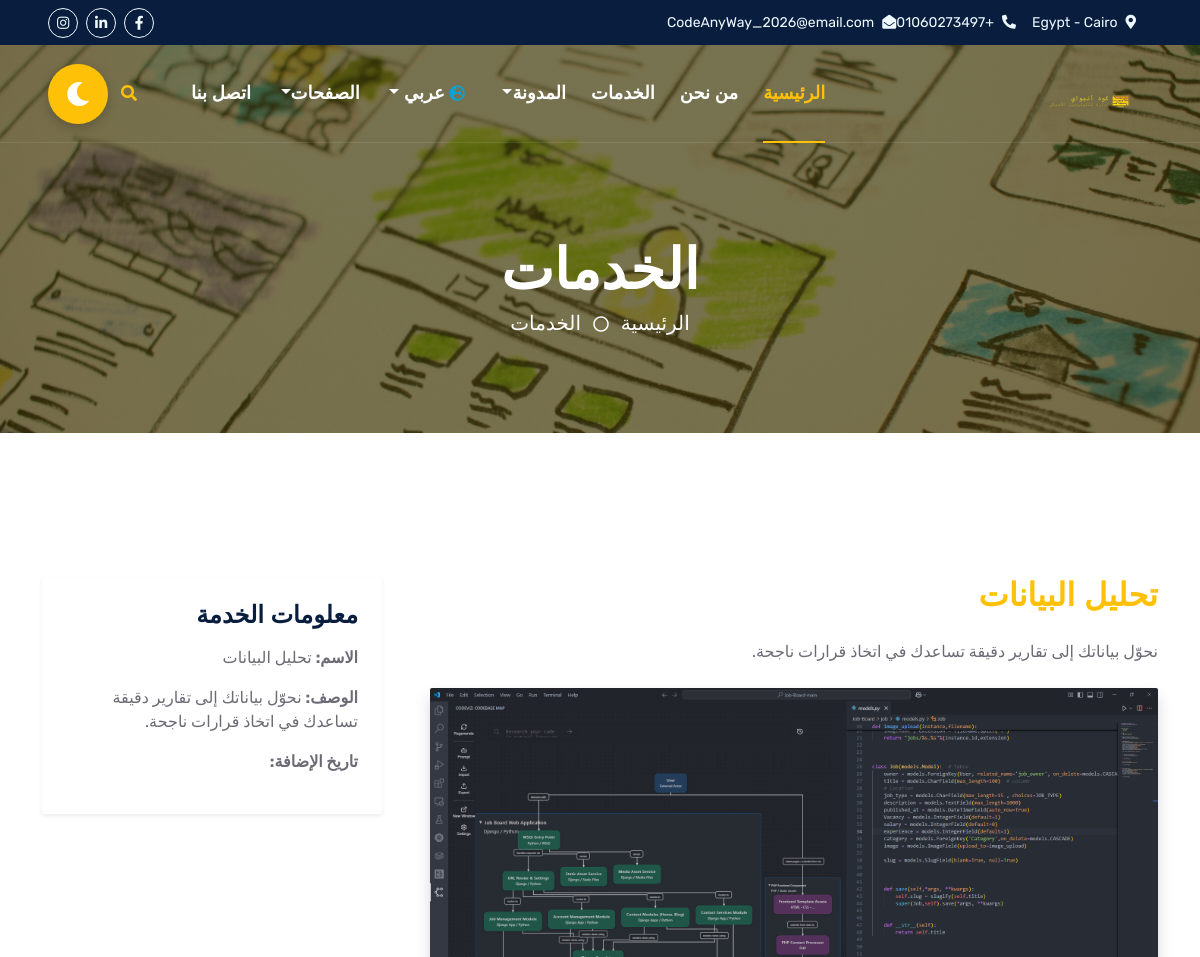
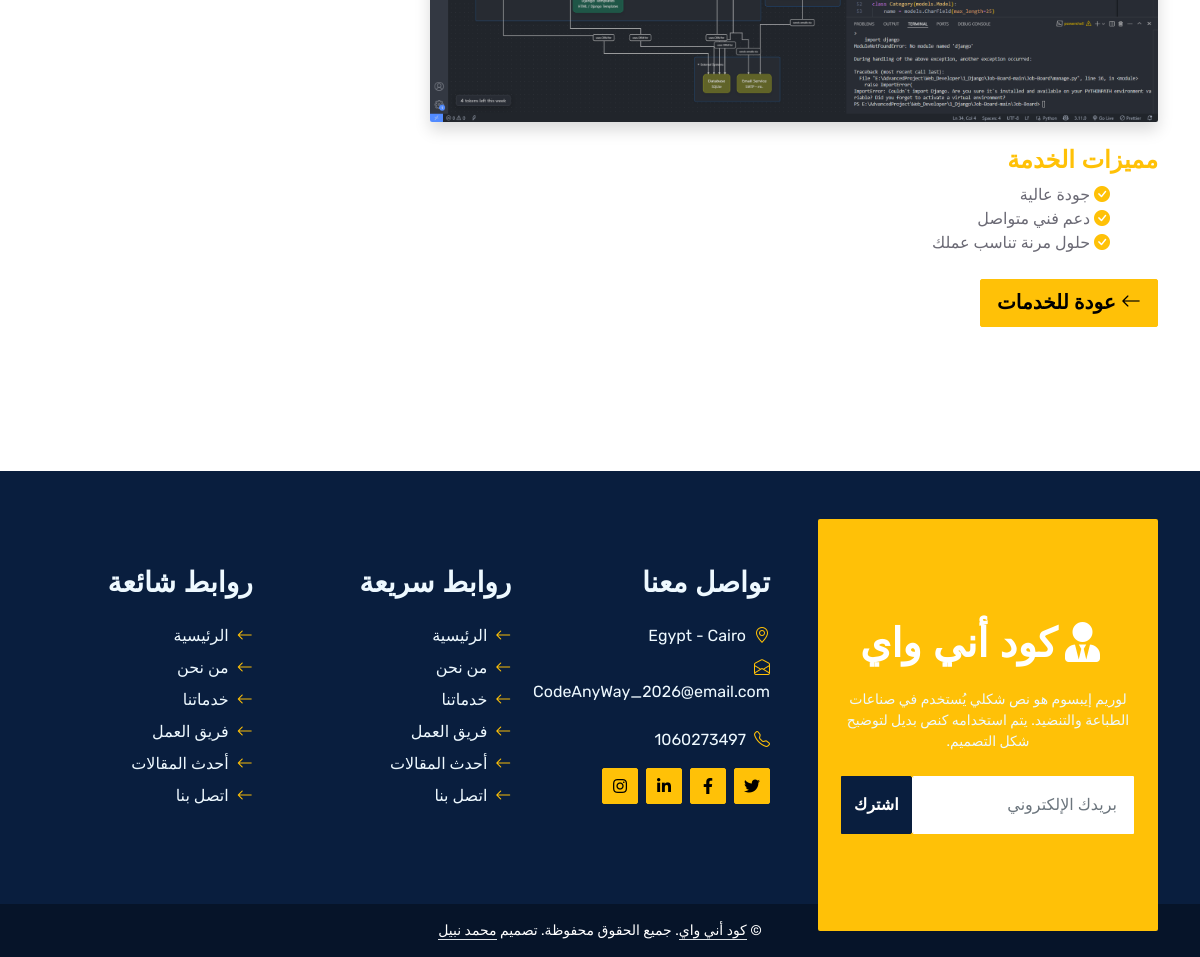
Screenshot of /ar/services/data-analytics/ with the database file from the repository (2 pictures, top to bottom).
### contact/models.py (models this page shows, shortened)
class info(models.Model):
    phone_contact = models.IntegerField(null=True, blank=True)
    email_contact = models.EmailField(max_length=25, null=True, blank=True)
    location_contact = models.CharField(max_length=60, null=True, blank=True)
    location_contact_ar = models.CharField(max_length=60, null=True, blank=True)
    iframe_map_contact = models.CharField(null=True, blank=True)
    class Meta:
        db_table = ''
        managed = True
        verbose_name = 'Info'
        verbose_name_plural = 'Info'

class social_media_info(models.Model):
    icon_name = models.CharField(max_length=255, blank=True, null=True)
    link = models.URLField(max_length=255, blank=True, null=True)
    created_at = models.DateTimeField(auto_now_add=True)
    updated_at = models.DateTimeField(auto_now=True)
    class Meta:
        verbose_name = ("social media icon")
        verbose_name_plural = ("social media icons")

### hero/models.py (models this page shows, shortened)
class HeroSlider(models.Model):
    title_site = models.CharField(max_length=200)
    title_site_ar = models.CharField(max_length=200)
    logo_site = models.ImageField(upload_to='hero_images/')
    logo_site_ar = models.ImageField(upload_to='hero_images/')
    favicon_site = models.ImageField(upload_to='hero_images/')
    created_at = models.DateTimeField(auto_now_add=True)
    class Meta:
        verbose_name = "Hero Slider"
        verbose_name_plural = "Hero Sliders"

### services/models.py (models this page shows, shortened)
class ServiceItem(models.Model):
    service_start = models.ForeignKey(Category_Service, related_name='service_items', on_delete=models.CASCADE)
    service_name = models.CharField(max_length=255, null=True, blank=True)
    service_name_ar = models.CharField(max_length=255, null=True, blank=True)
    service_details = models.TextField(null=True, blank=True)
    service_details_ar = models.TextField(null=True, blank=True)
    image = models.ImageField(upload_to='service_items/')
    slug = models.SlugField(unique=True, blank=True, null=True)
    class Meta:
        verbose_name = "Service Item"
        verbose_name_plural = "Service Items"

### services/views.py (the view)
# urls.py: path('<slug:slug>/', views.service_detail, name='service_detail'),
def service_detail(request, slug):
    service_item = ServiceItem.objects.filter(slug=slug).first()
    info_contact = info.objects.first()
    social_media_contacts = social_media_info.objects.all()
    hero_sliders = HeroSlider.objects.first()
    heroes = Hero.objects.all()
    context = {
        'service_item': service_item,
        'info_contact': info_contact,
        'social_media_contacts': social_media_contacts,
        'hero_sliders': hero_sliders,
        'heroes': heroes,
    }
    return render(request, 'home_services/service_detail.html', context)

### services/templates/home_services/service_detail.html (shortened to what this page needs)
{% extends "base.html" %}
{% load static %}
{% load i18n %}
{% block content_ar %}
    <div class="container-fluid bg-primary py-5 bg-header mb-5" dir="rtl">
        <div class="row py-5">
            <div class="col-12 pt-lg-5 mt-lg-5 text-center">
                <h1 class="display-4 text-white animated zoomIn">الخدمات</h1>
                <a href="{% url 'core:home' %}" class="h5 text-white">الرئيسية</a>
                <i class="far fa-circle text-white px-2"></i>
                <a href="{% url 'services' %}" class="h5 text-white">الخدمات</a>
            </div>
        </div>
    </div>
    <div id="service-details" class="container-fluid py-5 wow fadeInUp" data-wow-delay="0.1s" dir="rtl">
        <div class="container py-5">
            <div class="row g-5">
                <div class="col-lg-8">
                    <h2 class="mb-4 text-warning">{{ service_item.service_name_ar }}</h2>
                    <p class="mb-4">{{ service_item.service_details_ar }}</p>
                    {% if service_item.image %}
                    <div class="mb-4">
                        <img src="{{ service_item.image.url }}" alt="{{ service_item.service_name_ar }}" class="img-fluid rounded shadow">
                    </div>
                    {% endif %}
                    <div class="mb-4">
                        <h4 class="text-warning">مميزات الخدمة</h4>
                        <ul class="list-unstyled">
                            <li><i class="bi bi-check-circle-fill text-warning me-2"></i> جودة عالية</li>
                            <li><i class="bi bi-check-circle-fill text-warning me-2"></i> دعم فني متواصل</li>
                            <li><i class="bi bi-check-circle-fill text-warning me-2"></i> حلول مرنة تناسب عملك</li>
                        </ul>
                    </div>
                    <a class="btn btn-lg btn-warning rounded" href="{% url 'services' %}">
                        <i class="bi bi-arrow-left"></i> عودة للخدمات
                    </a>
                </div>
                <div class="col-lg-4">
                    <div class="service-sidebar rounded p-4 shadow-sm">
                        <h4 class="mb-3">معلومات الخدمة</h4>
                        <p><strong>الاسم:</strong> {{ service_item.service_name_ar }}</p>
                        <p><strong>الوصف:</strong> {{ service_item.service_details_ar|truncatewords:20 }}</p>
                        <p><strong>تاريخ الإضافة:</strong> {{ service_item.created_at|date:"Y-m-d" }}</p>
                    </div>
                </div>
            </div>
        </div>
    </div>
{% endblock content_ar %}

### templates/parts/topbar.html (shortened to what this page needs)
{% load static %}
{% load i18n %}
{% if LANGUAGE_CODE == 'ar' %}
    <div class="container-fluid bg-dark px-5 d-none d-lg-block" dir="rtl">
        <div class="row gx-0">
            <div class="col-lg-8 text-center text-lg-end mb-2 mb-lg-0">
                <div class="d-inline-flex align-items-center" style="height: 45px;">
                    <small class="me-3 text-light"><i class="fa fa-map-marker-alt ms-2"></i>{{ info_contact.location_contact }}</small>
                    <small class="me-3 text-light"><i class="fa fa-phone-alt ms-2"></i>+0{{ info_contact.phone_contact }}</small>
                    <small class="text-light"><i class="fa fa-envelope-open ms-2"></i>{{ info_contact.email_contact }}</small>
                </div>
            </div>
            <div class="col-lg-4 text-center text-lg-start">
                <div class="d-inline-flex align-items-center" style="height: 45px;">
                    {% for social in social_media_contacts %}
                        <a class="btn btn-sm btn-outline-light btn-sm-square rounded-circle me-2" href="{{ social.link }}"><i class="fab {{ social.icon_name }} fw-normal"></i></a>
                    {% endfor %}
                </div>
            </div>
        </div>
    </div>
{% endif %}

### templates/parts/navbar.html (shortened to what this page needs)
{% load static %}
{% load i18n %}
{% if LANGUAGE_CODE == 'ar' %}
    <div class="container-fluid position-relative p-0" dir="rtl">
        <nav class="navbar navbar-expand-lg navbar-dark px-5 py-3 py-lg-0">
                <h1 class="m-0">
                    <a href="{% url 'core:home' %}" class="navbar-brand p-0">
                        {% if hero_sliders %}
                            <img src="{{ hero_sliders.logo_site_ar.url }}" alt="الشعار" style="width: 30%; height: 100%;">
                        {% else %}
                            <img src="{% static 'img/2-textcode.png' %}" alt="الشعار" style="width: 30%; height: 100%;">
                        {% endif %}
                    </a>
                </h1>
            <div class="collapse navbar-collapse" id="navbarCollapse">
                <div class="navbar-nav me-auto py-0 text-end" style="width: max-content;">
                    <a href="{% url 'core:home' %}" class="nav-item nav-link active">الرئيسية</a>
                    <a href="{% if home %}#about{% else %}{% url 'core:home' %}#about{% endif %}" class="nav-item nav-link">من نحن</a>
                    <a href="{% if home %}#services{% else %}{% url 'services' %}#services{% endif %}" class="nav-item nav-link">الخدمات</a>
                    <div class="nav-item dropdown">
                        <a href="#" class="nav-link dropdown-toggle" data-bs-toggle="dropdown">المدونة</a>
                    </div>
                    <div class="nav-item dropdown">
                        <form action="{% url 'set_language' %}" method="post" class="d-inline">
                            <a href="#" class="nav-link dropdown-toggle" data-bs-toggle="dropdown">
                            <small><i class="fas fa-globe-europe text-primary me-2"></i></small>
                            {% get_current_language as LANGUAGE_CODE %}
                            {% if LANGUAGE_CODE == "ar" %}
                                عربي
                            {% else %}
                                English
                            {% endif %}
                            </a>
                        </form>
                    </div>
                    <div class="nav-item dropdown">
                        <a href="#" class="nav-link dropdown-toggle" data-bs-toggle="dropdown">الصفحات</a>
                    </div>
                    <a href="{% url 'contact:contact_home' %}" class="nav-item nav-link">اتصل بنا</a>
                </div>
                <div class="d-flex align-items-center">
                    <button type="button" class="btn text-warning me-3" data-bs-toggle="modal" data-bs-target="#searchModal">
                        <i class="fa fa-search"></i>
                    </button>
                    <button class="dark-mode-btn" id="darkModeToggle">
                        <i class="fas fa-moon" id="darkModeIcon"></i>
                    </button>
                </div>
            </div>
        </nav>
    </div>
{% endif %}

### templates/parts/footer.html (shortened to what this page needs)
{% load static %}
{% load i18n %}
{% if LANGUAGE_CODE == 'ar' %}
    <div class="container-fluid bg-dark text-light mt-5 wow fadeInUp" data-wow-delay="0.1s" dir="rtl">
        <div class="container py-5">
            <div class="row gx-5">
                <div class="col-lg-4 col-md-6 footer-about">
                    <div class="d-flex flex-column align-items-center justify-content-center text-center h-100 bg-warning p-4 rounded">
                        <a href="index.html" class="navbar-brand mb-3">
                            <h1 class="m-0 text-white"><i class="fa fa-user-tie ms-2"></i>كود أني واي</h1>
                        </a>
                        <p class="mb-4 small">لوريم إيبسوم هو نص شكلي يُستخدم في صناعات الطباعة والتنضيد. يتم استخدامه كنص بديل لتوضيح شكل التصميم.</p>
                        <form action="">
                            <div class="input-group">
                                <input type="text" class="form-control border-white p-3 text-end" placeholder="بريدك الإلكتروني">
                                <button class="btn btn-dark">اشترك</button>
                            </div>
                        </form>
                    </div>
                </div>
                <div class="col-lg-8 col-md-6">
                    <div class="row gx-5">
                        <div class="col-lg-4 col-md-12 pt-5 mb-5">
                            <h3 class="text-light mb-4">تواصل معنا</h3>
                            <p class="mb-2"><i class="bi bi-geo-alt text-warning ms-2"></i>{{ info_contact.location_contact }}</p>
                            <p class="mb-4"><i class="bi bi-envelope-open text-warning ms-2"></i>{{ info_contact.email_contact }}</p>
                            <p class="mb-2"><i class="bi bi-telephone text-warning ms-2"></i>{{ info_contact.phone_contact }}</p>
                            <div class="d-flex mt-3">
                                <a class="btn btn-warning btn-square ms-2" href="#"><i class="fab fa-twitter"></i></a>
                                <a class="btn btn-warning btn-square ms-2" href="#"><i class="fab fa-facebook-f"></i></a>
                                <a class="btn btn-warning btn-square ms-2" href="#"><i class="fab fa-linkedin-in"></i></a>
                                <a class="btn btn-warning btn-square" href="#"><i class="fab fa-instagram"></i></a>
                            </div>
                        </div>
                        <div class="col-lg-4 col-md-12 pt-0 pt-lg-5 mb-5">
                            <h3 class="text-light mb-4">روابط سريعة</h3>
                            <a class="text-light mb-2 d-block" href="{% url 'core:home' %}"><i class="bi bi-arrow-left text-warning ms-2"></i>الرئيسية</a>
                            <a class="text-light mb-2 d-block" href="#"><i class="bi bi-arrow-left text-warning ms-2"></i>من نحن</a>
                            <a class="text-light mb-2 d-block" href="#"><i class="bi bi-arrow-left text-warning ms-2"></i>خدماتنا</a>
                            <a class="text-light mb-2 d-block" href="#"><i class="bi bi-arrow-left text-warning ms-2"></i>فريق العمل</a>
                            <a class="text-light mb-2 d-block" href="{% url 'blog:blog_home' %}"><i class="bi bi-arrow-left text-warning ms-2"></i>أحدث المقالات</a>
                            <a class="text-light d-block" href="{% url 'contact:contact_home' %}"><i class="bi bi-arrow-left text-warning ms-2"></i>اتصل بنا</a>
                        </div>
                        <div class="col-lg-4 col-md-12 pt-0 pt-lg-5 mb-5">
                            <h3 class="text-light mb-4">روابط شائعة</h3>
                            <a class="text-light mb-2 d-block" href="#"><i class="bi bi-arrow-left text-warning ms-2"></i>الرئيسية</a>
                            <a class="text-light mb-2 d-block" href="#"><i class="bi bi-arrow-left text-warning ms-2"></i>من نحن</a>
                            <a class="text-light mb-2 d-block" href="#"><i class="bi bi-arrow-left text-warning ms-2"></i>خدماتنا</a>
                            <a class="text-light mb-2 d-block" href="#"><i class="bi bi-arrow-left text-warning ms-2"></i>فريق العمل</a>
                            <a class="text-light mb-2 d-block" href="#"><i class="bi bi-arrow-left text-warning ms-2"></i>أحدث المقالات</a>
                            <a class="text-light d-block" href="#"><i class="bi bi-arrow-left text-warning ms-2"></i>اتصل بنا</a>
                        </div>
                    </div>
                </div>
            </div>
        </div>
    </div>
    <div class="container-fluid text-white py-3" style="background: #061429;" dir="rtl">
        <div class="container text-center">
            <p class="mb-0 small">
                &copy; <a class="text-white border-bottom" href="#">كود أني واي</a>. جميع الحقوق محفوظة.
                تصميم <a class="text-white border-bottom" href="https://mohamednabilpro.deplois.net">محمد نبيل</a>
            </p>
        </div>
    </div>
{% endif %}

### static/css/style.css (style rules this page uses)
h1, h2, .fw-bold { font-weight: 800 !important; }
h3, h4, .fw-semi-bold { font-weight: 700 !important; }
.btn { font-family: 'Nunito', sans-serif; font-weight: 600; transition: .5s; }
.btn-square { width: 36px; height: 36px; }
.btn-sm-square { width: 30px; height: 30px; }
.btn-square, .btn-sm-square, .btn-lg-square { padding-left: 0; padding-right: 0; text-align: center; }
.navbar-dark .navbar-nav .nav-link { font-family: 'Nunito', sans-serif; position: relative; margin-left: 25px; padding: 35px 0; color: #FFFFFF; font-size: 18px; font-weight: 600; outline: none; transition: .5s; }
.navbar-dark .navbar-nav .nav-link:hover, .navbar-dark .navbar-nav .nav-link.active { color: var(--primary); }
@media (min-width: 992px) { .navbar-dark { position: absolute; width: 100%; top: 0; left: 0; border-bottom: 1px solid rgba(256, 256, 256, .1); z-index: 999; } }
@media (min-width: 992px) { .navbar-dark .navbar-nav .nav-link::before { position: absolute; content: ""; width: 0; height: 2px; bottom: -1px; left: 50%; background: var(--primary); transition: .5s; } }
@media (min-width: 992px) { .navbar-dark .navbar-nav .nav-link:hover::before, .navbar-dark .navbar-nav .nav-link.active::before { width: 100%; left: 0; } }
.bg-header { background: linear-gradient(rgba(62, 56, 9, 0.7), rgba(62, 56, 9, 0.7)), url(../img/carousel-1.jpg) center center no-repeat; background-size: cover; }
@media (min-width: 767.98px) { .footer-about { margin-bottom: -75px; } }

### static/css/darkmode.css (style rules this page uses)
.dark-mode-btn { width: 60px; height: 60px; border-radius: 50%; background-color: #ffc107; color: white; border: none; font-size: 24px; cursor: pointer; box-shadow: 0 4px 12px rgba(0, 0, 0, 0.2); z-index: 1000; display: flex; align-items: center; justify-content: center; transition: all 0.3s ease; }

### rows the page displays
info: location_contact "Egypt - Cairo", phone_contact "1060273497", email_contact "CodeAnyWay_2026@email.com"
HeroSlider: logo_site_ar (picture)
ServiceItem: service_name_ar "تحليل البيانات", service_details_ar "نحوّل بياناتك إلى تقارير دقيقة تساعدك في اتخاذ قرارات ناجحة.", image (picture)
